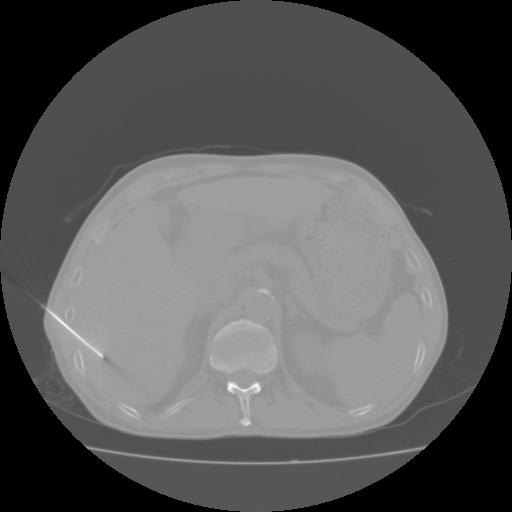
#> input picture Test_Img/10.jpg, 512 x 512 px, found by its file name
$ python chan_vese.py
#> lines starting #> are read from the running program, lines starting #| are printed output that depends on the picture
# Chan-Vese分割算法。
#
# 通过演变级别集来激活轮廓模型。 可用于分割没有明确定义边界的对象。
import matplotlib.pyplot as plt
from skimage import data, img_as_float,io
from skimage.segmentation import chan_vese

# image = img_as_float(data.camera())
image = img_as_float(io.imread('/home/qiao/PythonProjects/Scikit-image_On_CT/Test_Img/10.jpg'))
#> image: shape (512, 512) float64; min 0, max 0.996, mean 0.356

# Feel free to play around with the parameters to see how they impact the result
cv = chan_vese(image, mu=0.25, lambda1=1, lambda2=1, tol=1e-3, max_iter=200,
               dt=0.5, init_level_set="checkerboard", extended_output=True)

fig, axes = plt.subplots(2, 2, figsize=(8, 8))
ax = axes.flatten()

ax[0].imshow(image, cmap="gray")
ax[0].set_axis_off()
ax[0].set_title("Original Image", fontsize=12)

ax[1].imshow(cv[0], cmap="gray")
ax[1].set_axis_off()
title = "Chan-Vese segmentation - {} iterations".format(len(cv[2]))
#> title = 'Chan-Vese segmentation - 75 iterations'
ax[1].set_title(title, fontsize=12)

ax[2].imshow(cv[1], cmap="gray")
ax[2].set_axis_off()
ax[2].set_title("Final Level Set", fontsize=12)

ax[3].plot(cv[2])
ax[3].set_title("Evolution of energy over iterations", fontsize=12)

fig.tight_layout()
plt.show()
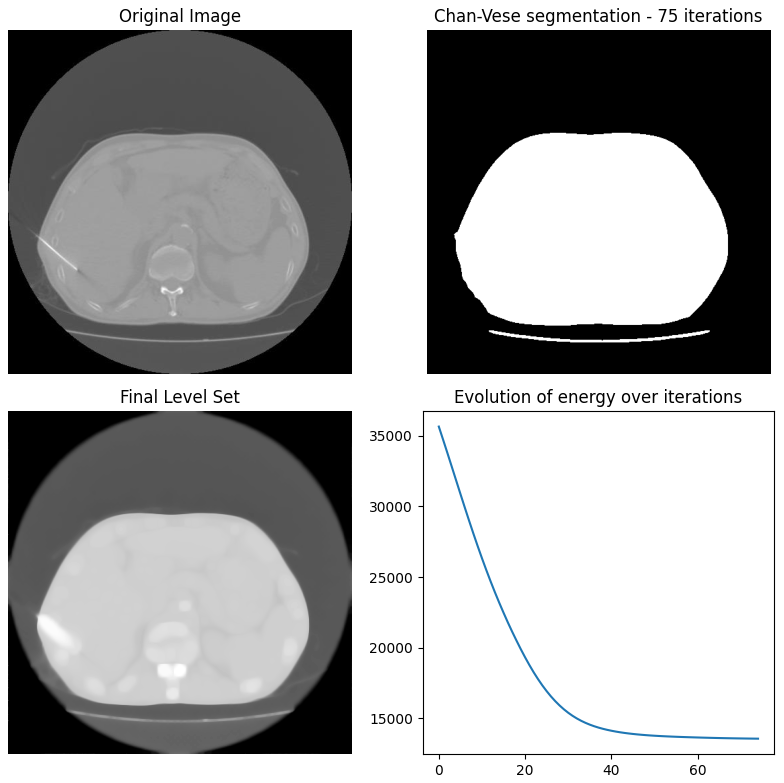
#> figure drawn by matplotlib, 4 panels; panel 4: curve peaks at x = 0, y = 35660.7

$ run again, with Test_Img/4.jpg copied over Test_Img/10.jpg
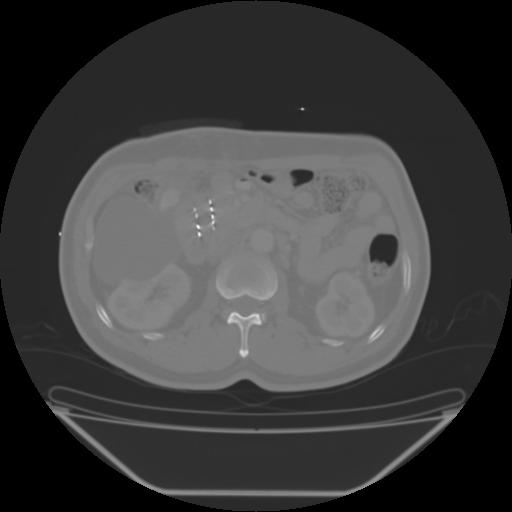
#> input picture Test_Img/4.jpg, 512 x 512 px, found by its file name
#> title = 'Chan-Vese segmentation - 54 iterations'
#> `plt.show()`:
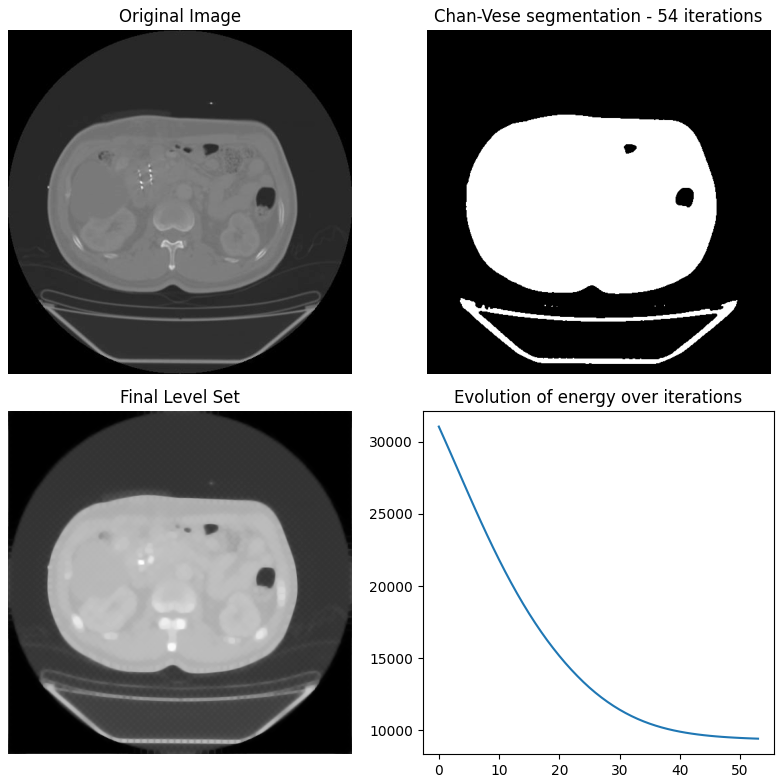
#> figure drawn by matplotlib, 4 panels; panel 4: curve peaks at x = 0, y = 31053.2

$ run again, with Test_Img/41.jpg copied over Test_Img/10.jpg
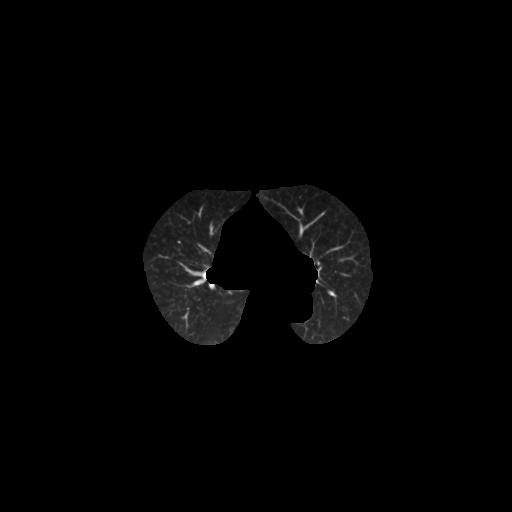
#> input picture Test_Img/41.jpg, 512 x 512 px, found by its file name
#> title = 'Chan-Vese segmentation - 48 iterations'
#> `plt.show()`:
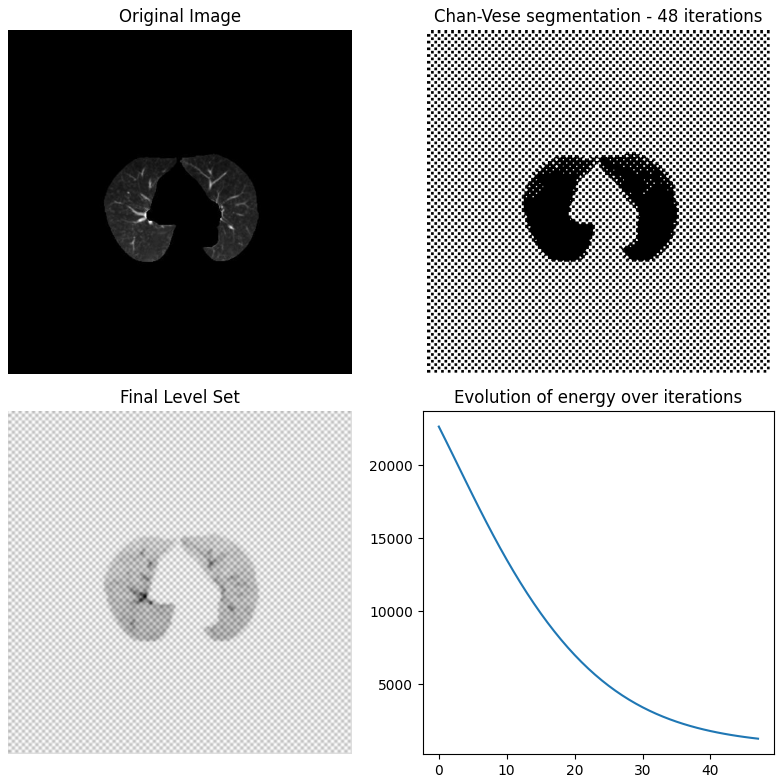
#> figure drawn by matplotlib, 4 panels; panel 4: curve peaks at x = 0, y = 22667.2
